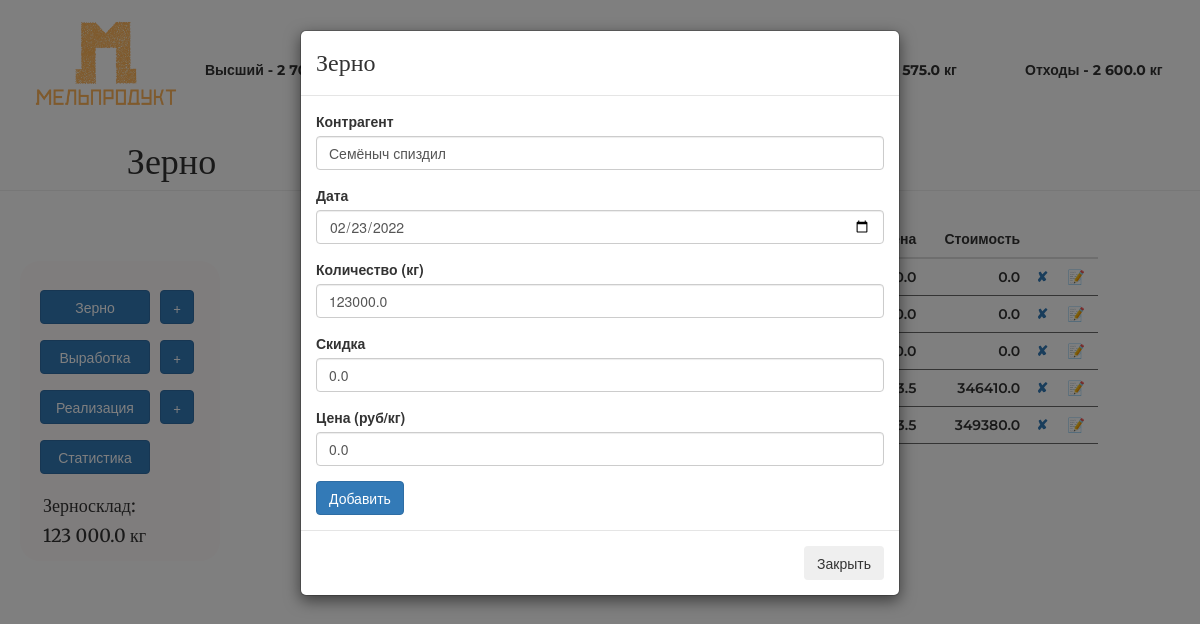
Page /grain/edit?item_id=776 on the committed database.
### main.py (models this page shows)
class Grain(db.Model):
    __tablename__ = "grains"
    id = db.Column(db.Integer, primary_key=True)
    agent = db.Column(db.String(250), nullable=False)
    date = db.Column(db.Date(), nullable=False)
    value = db.Column(db.Float(20), nullable=False)
    discount = db.Column(db.Float(20), nullable=False)
    final_value = db.Column(db.Float(20), nullable=False)
    price = db.Column(db.Float(20), nullable=False)
    cost = db.Column(db.Float(20), nullable=False)

### main.py (the view, shortened to what this page needs)
@app.route('/grain/edit', methods=['GET', 'POST'])
def grain_edit():
    stock = Stock.query.filter_by(id=1).first()
    table = db.session.query(Grain).filter(Grain.date <= dt.datetime.now(),
                                           Grain.date >= dt.datetime.now() - dt.timedelta(
                                               days=30)).order_by(Grain.date).all()
    item_id = request.args.get('item_id')
    position = Grain.query.get(item_id)
    grain_form = AddGrain(agent=position.agent, date=position.date, value=position.value, discount=position.discount,
                          price=position.price)
    return render_template('grainadd.html', title='Зерно', form=grain_form, first='{:,}'.format(stock.first).replace(',', ' '),
                           second='{:,}'.format(stock.second).replace(',', ' '),
                           highest='{:,}'.format(stock.highest).replace(',', ' '),
                           bran='{:,}'.format(stock.bran).replace(',', ' '),
                           waste='{:,}'.format(stock.waste).replace(',', ' '),
                           grain='{:,}'.format(stock.grain).replace(',', ' '),
                           table=reversed(table), button='grain', target='grain', onclick1='onclick=',
                           onclick2='onclick=', onclick3='onclick=', onclick11='onclick=', onclick33='onclick='
                           )

### forms.py
class AddGrain(FlaskForm):
    agent = StringField("Контрагент", validators=[DataRequired()])
    date = DateField("Дата", validators=[DataRequired()])
    value = FloatField("Количество (кг)", validators=[DataRequired()])
    discount = StringField("Скидка", validators=[DataRequired()])
    price = StringField("Цена (руб/кг)", validators=[DataRequired()])
    submit = SubmitField("Добавить")

### main.py (called while the page is built)
@app.template_filter('jround')
def jround(x):
    y = round(x, 2)
    return y

### templates/grainadd.html (shortened to what this page needs)
{% extends 'index.html' %}
{% block modal %}
{% include "modal.html" %}
{% endblock %}
{% block table %}
{% include "grain-table.html" %}
{% endblock %}

### templates/grain-table.html (shortened to what this page needs)
<div class="col-md-8 col-sm-12" >
<table class="table table-hover counter">
        <thead>
          <tr>
            <th scope="col">№</th>
            <th scope="col">Дата</th>
            <th scope="col">Поставщик</th>
            <th scope="col" style="text-align: right; ">Физ. вес</th>
            <th scope="col" style="text-align: right; ">Скидка</th>
            <th scope="col" style="text-align: right; ">Зачет. вес</th>
            <th scope="col" style="text-align: right; ">Цена</th>
            <th scope="col" style="text-align: right; ">Стоимость</th>
            <th scope="col" style="text-align: right; "></th>
            <th scope="col" style="text-align: right; "></th>
          </tr>
        </thead>
        <tbody>
        {% for line in table %}
          <tr>
            <td>{{line.date.strftime('%d.%m.%Y')}}</td>
            <td>{{line.agent}}</td>
            <td class="rghtalgn">{{line.value}}</td>
            <td class="rghtalgn">{{line.discount}}</td>
            <td class="rghtalgn">{{line.final_value | jround()}}</td>
            <td class="rghtalgn">{{line.price}}</td>
            <td  class="rghtalgn">{{line.cost | jround()}}</td>
            <td><a href="#" data-toggle="modal" title="Удалить" data-target="#test" onclick="aTestFunction({{line.id}}, {{line.value}})">✘</a></td>
            <td><a href="{{url_for('grain_edit', item_id=line.id)}}" type="button" title="Редактировать">📝</a></td>
          </tr>
        {% endfor %}
        </tbody>
      </table>
<div class="col-md-8 col-sm-12" >
        </div>

### templates/modal.html
<div class="modal fade" id="{{ target }}" tabindex="-1" aria-labelledby="{{ target }}Label" aria-hidden="true">
        <div class="modal-dialog">
          <div class="modal-content">
            <div class="modal-header">
              <h3 class="modal-title" id="grainLabel">{{ title }}</h3>
            </div>
            <div class="modal-body">
              {{ wtf.quick_form(form, novalidate=False, button_map={"submit": "primary"}) }}
            </div>
            <div class="modal-footer">
              <button type="button" class="btn btn-secondary" data-dismiss="modal">Закрыть</button>
            </div>
          </div>
        </div>
      </div>

### static/css/main.css (style rules this page uses)
body { margin-top: -20px; }
h1, h3, h4 { font-family: 'Merriweather', serif; }
td, tr, th { font-family: 'Montserrat', sans-serif; font-weight: 600; }
.rghtalgn { text-align: right; }
.counter { counter-reset: schet; }
.counter tbody tr { counter-increment: schet; }
.counter td, .counter tr:before { padding: .1em .5em; border-bottom: 1px solid DimGray; }
.counter tbody tr:before { content: counter(schet); display: table-cell; vertical-align: middle; }

### rows in the picture
Grain: price "0.0", cost|jround "0.0", agent "Семёныч спиздил", date "02/23/2022", value "123000.0", discount "0.0"
Grain: price "0.0", cost|jround "0.0"
Grain: price "0.0", cost|jround "0.0"
Grain: price "13.5", cost|jround "346410.0"
Grain: price "13.5", cost|jround "349380.0"

### other values in the picture
{{ highest }} "2…"
{{ bran }} "21 575.0"
{{ waste }} "2 600.0"
{{ title }} "Зерно"
{{ grain }} "123 000.0"
